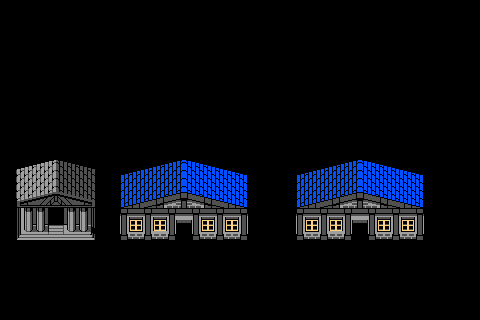

The image is a tile-based game level rendered from a .tmx file. Its description and complete source (layers, tilesets, objects, tile grids) follow:
An orthogonal 30x20 tile map with 16x16 px tiles, 1 tile layer (Tile Layer 1).

<map version="1.10" tiledversion="1.10.2" orientation="orthogonal" renderorder="right-down" width="30" height="20" tilewidth="16" tileheight="16" infinite="0" nextlayerid="2" nextobjectid="1">
 <tileset firstgid="1" source="tiles.tsx" />
 <layer id="1" name="Tile Layer 1" width="30" height="20">
  <data encoding="csv">
0,0,0,0,0,0,0,0,0,0,0,0,0,0,0,0,0,0,0,0,0,0,0,0,0,0,0,0,0,0,
0,0,0,0,0,0,0,0,0,0,0,0,0,0,0,0,0,0,0,0,0,0,0,0,0,0,0,0,0,0,
0,0,0,0,0,0,0,0,0,0,0,0,0,0,0,0,0,0,0,0,0,0,0,0,0,0,0,0,0,0,
0,0,0,0,0,0,0,0,0,0,0,0,0,0,0,0,0,0,0,0,0,0,0,0,0,0,0,0,0,0,
0,0,0,0,0,0,0,0,0,0,0,0,0,0,0,0,0,0,0,0,0,0,0,0,0,0,0,0,0,0,
0,0,0,0,0,0,0,0,0,0,0,0,0,0,0,0,0,0,0,0,0,0,0,0,0,0,0,0,0,0,
0,0,0,0,0,0,0,0,0,0,0,0,0,0,0,0,0,0,0,0,0,0,0,0,0,0,0,0,0,0,
0,0,0,0,0,0,0,0,0,0,0,0,0,0,0,0,0,0,0,0,0,0,0,0,0,0,0,0,0,0,
0,0,0,0,0,0,0,0,0,0,0,0,0,0,0,0,0,0,0,0,0,0,0,0,0,0,0,0,0,0,
0,0,0,0,0,0,0,0,0,0,0,0,0,0,0,0,0,0,0,0,0,0,0,0,0,0,0,0,0,0,
0,69,70,71,72,73,0,184,185,186,187,188,189,190,191,192,0,0,184,185,186,187,188,189,190,191,192,0,0,0,
0,101,102,103,104,105,0,216,219,219,219,220,221,221,221,224,0,0,216,219,219,219,220,221,221,221,224,0,0,0,
0,133,134,135,136,137,0,248,249,250,251,252,253,254,255,256,0,0,248,249,250,251,252,253,254,255,256,0,0,0,
0,165,166,167,168,169,0,280,281,282,283,284,285,286,287,288,0,0,280,281,282,283,284,285,286,287,288,0,0,0,
0,197,198,199,200,201,0,312,313,314,315,316,317,318,319,320,0,0,312,313,314,315,316,317,318,319,320,0,0,0,
0,0,0,0,0,0,0,0,0,0,0,0,0,0,0,0,0,0,0,0,0,0,0,0,0,0,0,0,0,0,
0,0,0,0,0,0,0,0,0,0,0,0,0,0,0,0,0,0,0,0,0,0,0,0,0,0,0,0,0,0,
0,0,0,0,0,0,0,0,0,0,0,0,0,0,0,0,0,0,0,0,0,0,0,0,0,0,0,0,0,0,
0,0,0,0,0,0,0,0,0,0,0,0,0,0,0,0,0,0,0,0,0,0,0,0,0,0,0,0,0,0,
0,0,0,0,0,0,0,0,0,0,0,0,0,0,0,0,0,0,0,0,0,0,0,0,0,0,0,0,0,0
</data>
 </layer>
</map>
